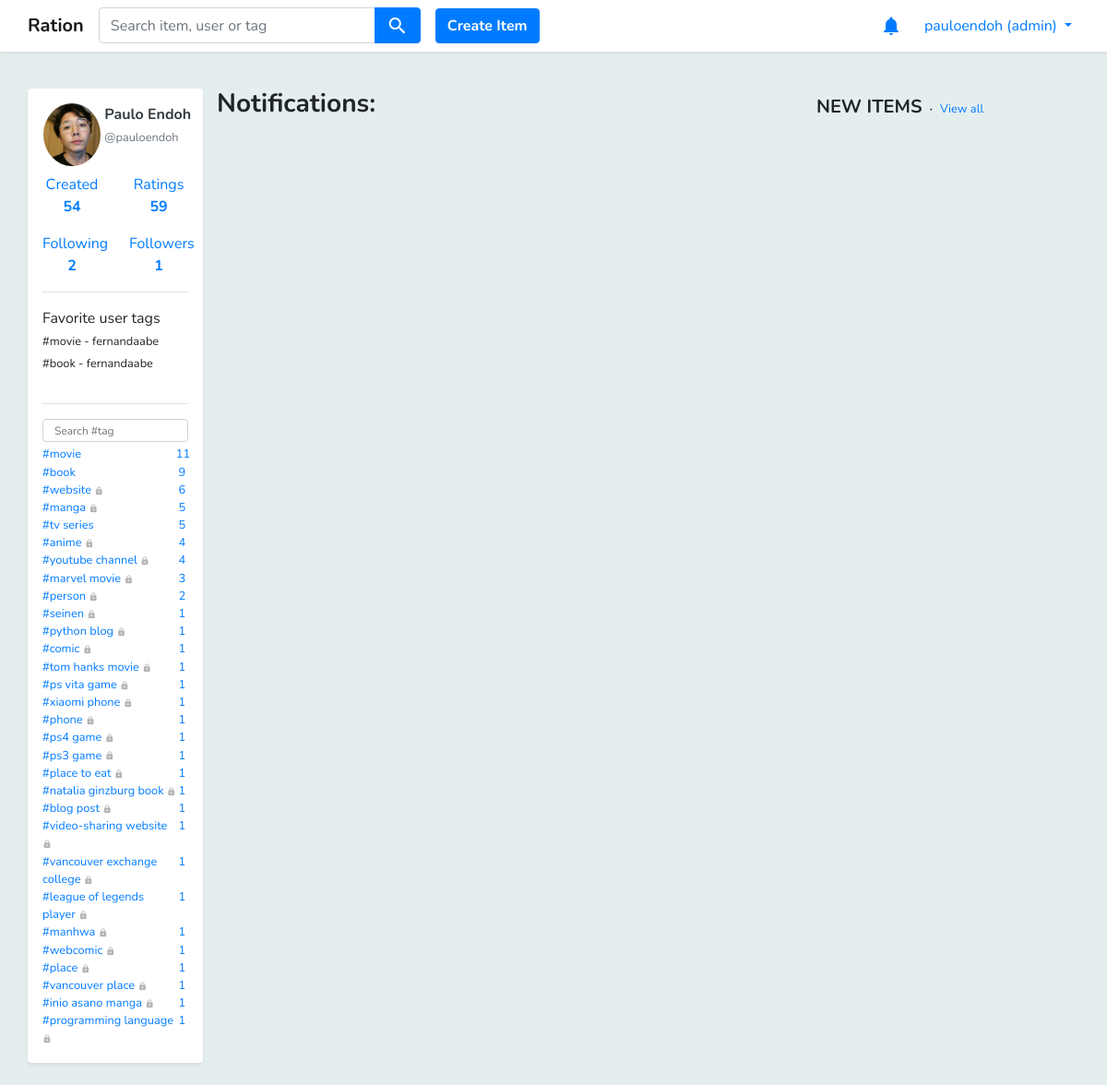
/notifications/ (signed in), run on an earlier commit of the app's database.
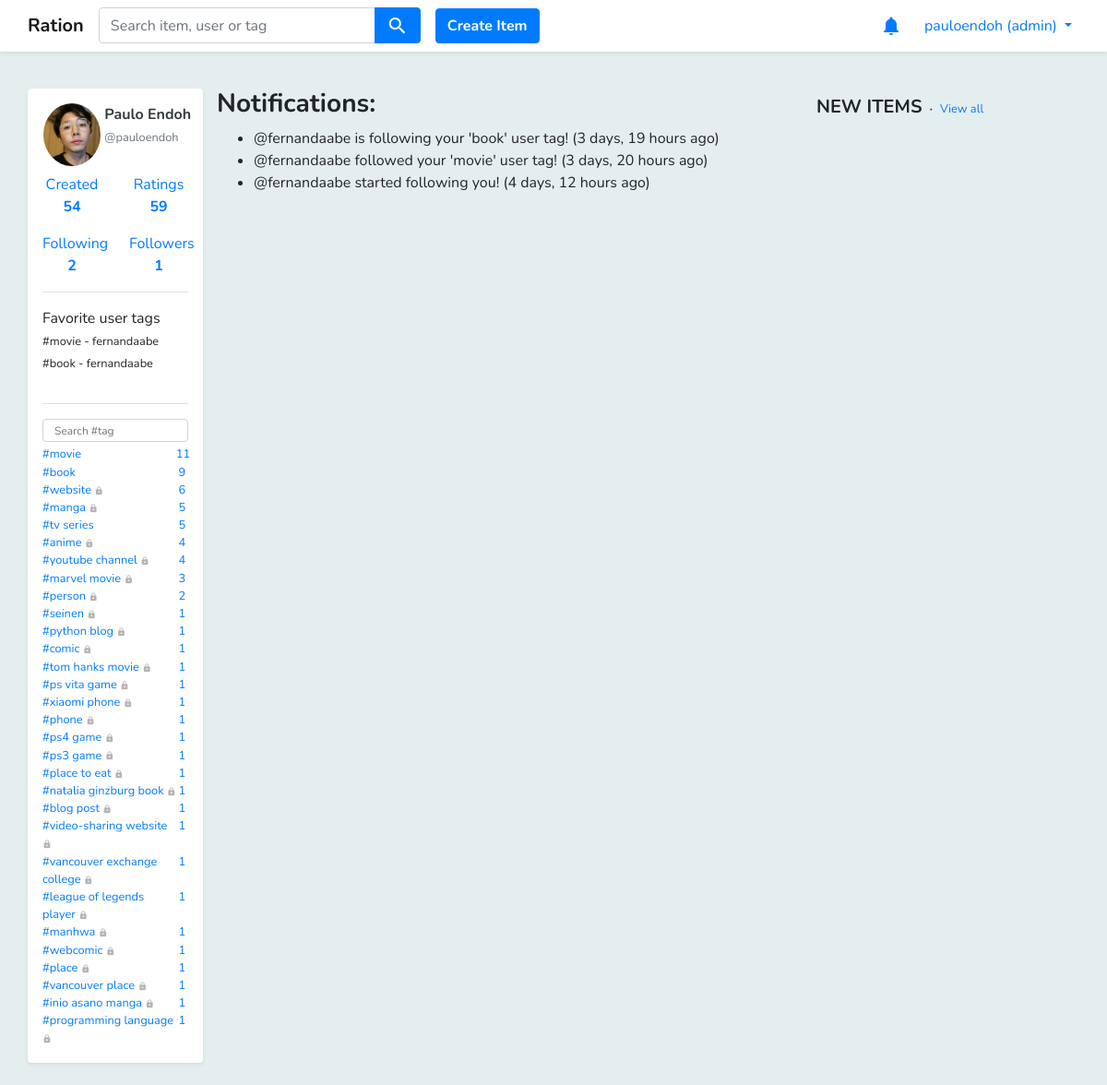
And on a later commit of the database.
### core/models.py (models this page shows, shortened)
class Favorite_User_Tag(models.Model):
    user = models.ForeignKey(User, related_name='favorite_user_tags', on_delete=models.CASCADE)
    user_tag = models.ForeignKey(User_Tag, on_delete=models.CASCADE)

class User_Tag(models.Model):
    user = models.ForeignKey(User, on_delete=models.CASCADE)
    tag = models.ForeignKey(Tag, on_delete=models.CASCADE)
    item_count = models.IntegerField()
    is_private = models.NullBooleanField()

class Tag(models.Model):
    name = models.TextField()
    is_official = models.BooleanField(default=0)

class Notification(models.Model):
    user = models.ForeignKey(User, related_name='notifications', on_delete=models.CASCADE)
    message = models.CharField(max_length=255)
    timestamp = models.DateTimeField(auto_now_add=True)
    is_new = models.BooleanField(default=True)
    was_new = models.BooleanField(default=False)

### core/views.py (the view)
# urls.py: path('notifications/', views.notifications, name='notifications'),
@login_required
def notifications(request):
    notifications = Notification.objects.filter(user=request.user).order_by('-timestamp')
    for notification in notifications:
        if notification.was_new:
            notification.was_new = False
            notification.save()
        if notification.is_new:
            notification.is_new = False
            notification.was_new = True
            notification.save()
    return render(request, 'notifications.html', {'notifications': notifications, })

### core/models.py (called while the page is built)
def get_user_tag_list(self):
    user_tag_list = User_Tag.objects.filter(user=self).order_by('-item_count')
    return user_tag_list

def get_followers(self):
    followers = []
    user_tags = User_Tag.objects.filter(user=self)
    for user_tag in user_tags:
        followings = Following.objects.filter(user_tag=user_tag)
        for following in followings:
            in_list = False
            for follower in followers:
                if follower.id == following.follower.id:
                    in_list = True
            if not in_list:
                followers.append(following.follower)
    return followers

def new_notifications_count(self):
    count = 0
    notifications = Notification.objects.filter(user=self)
    for notification in notifications:
        if notification.is_new:
            count += 1
    return count

### core/templatetags/utils.py (called while the page is built)
@register.simple_tag
def get_follower_count_by_user(user):
    followers = user.get_followers()
    return len(followers)

@register.simple_tag
def get_created_item_count_by_user(user):
    count = Item.objects.filter(creator=user).count()
    return count

### templates/notifications.html (shortened to what this page needs)
{% extends 'base.html' %}
{% load humanize %}
{% block content %}
<div class="mt-3 pb-2 container">
    <div class="row">
        {% include 'includes/left_container.html' %}
        <div class="col-7">
            <h3 class="font-weight-bold">Notifications: </h3>
            <ul>
                {% for notification in notifications %}
                <li>{% if notification.is_new %}New - {% endif %}
                    {{ notification.message }} ({{ notification.timestamp|naturaltime }})</li>
                {% endfor %}
            </ul>
        </div>
        <div class="col-3 pl-0 pr-0">
            {% include 'includes/right_container.html' %}
        </div>
    </div>
</div>
{% endblock %}

### templates/includes/left_container.html (shortened to what the changed rows need)
{% load utils %}
<div class="col-2 pl-0 pr-0">
    {% if request.user.is_authenticated %}
    <div class="bg-white pl-3 pr-3 shadow-sm rounded">
        <div class="pt-3">
            {% if user.is_authenticated %}
            {% if user == request.user and user.favorite_user_tags.count > 0 %}
            <ul class="no-bullets pl-0 pb-3">
                {% for favorite_user_tag in user.favorite_user_tags.all %}
                <li>
                    <small>
                        #{{ favorite_user_tag.user_tag.tag.name }} -
                        {{ favorite_user_tag.user_tag.user.username }}
                    </small>
                </li>
                {% endfor %}
            </ul>
            {% endif %}
            <ul class="no-bullets pl-0 pb-3">
                {% for user_tag in user.get_user_tag_list %}
                {% if user_tag.user == request.user %}
                <li>
                    <small>
                        <a href="{% url 'rating_list' user.username %}?tag={{ user_tag.tag.name }}">
                            <div class="row no-gutters">
                                <div class="col-11">
                                    #{{ user_tag.tag.name }}
                                    {% if user_tag.is_private %}
                                    <i class="material-icons align-middle" style="font-size: 10px; color: #b5b5b5; ">
                                    </i>
                                    {% endif %}
                                </div>
                                <div class="col-1 text-center">
                                    {{ user_tag.item_count }}
                                </div>
                            </div>
                        </a>
                    </small>
                </li>
                {% endif %}
                {% endfor %}
            </ul>
            {% endif %}
        </div>
    </div>
    {% endif %}
</div>

What changed in the data, as far as the page shows it:
added Notification: message "@fernandaabe is following your 'book' user tag!", timestamp "3 days, 19 hours ago"
added Notification: message "@fernandaabe followed your 'movie' user tag!", timestamp "3 days, 20 hours ago"
added Notification: message "@fernandaabe started following you!", timestamp "4 days, 12 hours ago"
